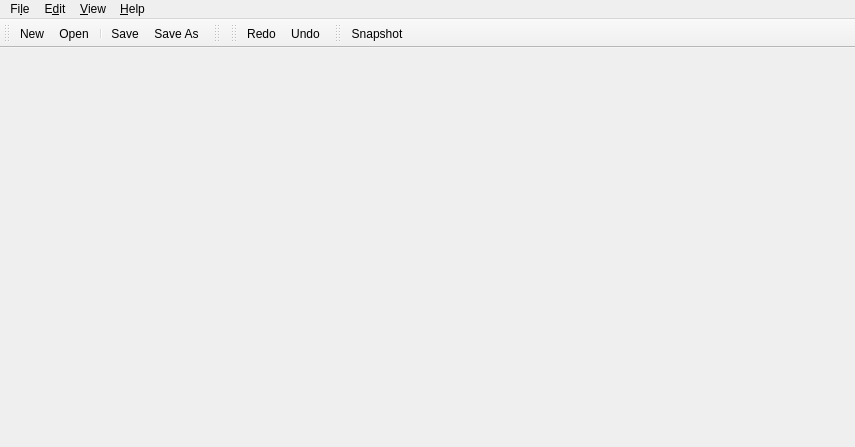
<?xml version="1.0" encoding="UTF-8"?>
<ui version="4.0">
 <class>MainWindow</class>
 <widget class="QMainWindow" name="MainWindow">
  <property name="geometry">
   <rect>
    <x>0</x>
    <y>0</y>
    <width>855</width>
    <height>447</height>
   </rect>
  </property>
  <property name="windowTitle">
   <string>Neon</string>
  </property>
  <property name="windowIcon">
   <iconset resource="../icons.qrc">
    <normaloff>:/neon/images/icons/neon-icon-v2.png</normaloff>:/neon/images/icons/neon-icon-v2.png</iconset>
  </property>
  <widget class="QWidget" name="centralwidget">
   <layout class="QHBoxLayout" name="horizontalLayout">
    <property name="margin">
     <number>0</number>
    </property>
    <item>
     <widget class="QStackedWidget" name="viewStackedWidget"/>
    </item>
   </layout>
  </widget>
  <widget class="QMenuBar" name="menubar">
   <property name="geometry">
    <rect>
     <x>0</x>
     <y>0</y>
     <width>855</width>
     <height>26</height>
    </rect>
   </property>
   <widget class="QMenu" name="menu_File">
    <property name="title">
     <string>Fi&amp;le</string>
    </property>
    <widget class="QMenu" name="menu_Open_recent">
     <property name="title">
      <string>Open &amp;recent</string>
     </property>
     <addaction name="separator"/>
     <addaction name="action_Clear"/>
    </widget>
    <addaction name="action_New"/>
    <addaction name="action_Open"/>
    <addaction name="menu_Open_recent"/>
    <addaction name="separator"/>
    <addaction name="action_Save"/>
    <addaction name="action_Save_As"/>
    <addaction name="separator"/>
    <addaction name="action_Snapshot"/>
    <addaction name="separator"/>
    <addaction name="actionPreferences"/>
    <addaction name="separator"/>
    <addaction name="action_Quit"/>
   </widget>
   <widget class="QMenu" name="menu_Edit">
    <property name="title">
     <string>E&amp;dit</string>
    </property>
    <addaction name="action_Undo"/>
    <addaction name="action_Redo"/>
   </widget>
   <widget class="QMenu" name="menu_Help">
    <property name="title">
     <string>&amp;Help</string>
    </property>
    <addaction name="action_About"/>
   </widget>
   <widget class="QMenu" name="menu_View">
    <property name="title">
     <string>&amp;View</string>
    </property>
   </widget>
   <addaction name="menu_File"/>
   <addaction name="menu_Edit"/>
   <addaction name="menu_View"/>
   <addaction name="menu_Help"/>
  </widget>
  <widget class="QStatusBar" name="statusbar">
   <property name="enabled">
    <bool>false</bool>
   </property>
   <property name="maximumSize">
    <size>
     <width>16777215</width>
     <height>0</height>
    </size>
   </property>
  </widget>
  <widget class="QToolBar" name="toolBarFile">
   <property name="windowTitle">
    <string>toolBar</string>
   </property>
   <attribute name="toolBarArea">
    <enum>TopToolBarArea</enum>
   </attribute>
   <attribute name="toolBarBreak">
    <bool>false</bool>
   </attribute>
   <addaction name="action_New"/>
   <addaction name="action_Open"/>
   <addaction name="separator"/>
   <addaction name="action_Save"/>
   <addaction name="action_Save_As"/>
  </widget>
  <widget class="QToolBar" name="toolBarView">
   <property name="windowTitle">
    <string>toolBar_2</string>
   </property>
   <attribute name="toolBarArea">
    <enum>TopToolBarArea</enum>
   </attribute>
   <attribute name="toolBarBreak">
    <bool>false</bool>
   </attribute>
  </widget>
  <widget class="QToolBar" name="toolBarEdit">
   <property name="windowTitle">
    <string>toolBar</string>
   </property>
   <attribute name="toolBarArea">
    <enum>TopToolBarArea</enum>
   </attribute>
   <attribute name="toolBarBreak">
    <bool>false</bool>
   </attribute>
   <addaction name="action_Redo"/>
   <addaction name="action_Undo"/>
  </widget>
  <widget class="QToolBar" name="toolBarDialog">
   <property name="windowTitle">
    <string>toolBar</string>
   </property>
   <attribute name="toolBarArea">
    <enum>TopToolBarArea</enum>
   </attribute>
   <attribute name="toolBarBreak">
    <bool>false</bool>
   </attribute>
   <addaction name="action_Snapshot"/>
  </widget>
  <action name="action_Open">
   <property name="icon">
    <iconset resource="../icons.qrc">
     <normaloff>:/neon/images/icons/document-open.png</normaloff>:/neon/images/icons/document-open.png</iconset>
   </property>
   <property name="text">
    <string>&amp;Open</string>
   </property>
   <property name="shortcut">
    <string>Ctrl+O</string>
   </property>
  </action>
  <action name="action_Save">
   <property name="icon">
    <iconset resource="../icons.qrc">
     <normaloff>:/neon/images/icons/document-save.png</normaloff>:/neon/images/icons/document-save.png</iconset>
   </property>
   <property name="text">
    <string>&amp;Save</string>
   </property>
   <property name="shortcut">
    <string>Ctrl+S</string>
   </property>
  </action>
  <action name="action_Clear">
   <property name="text">
    <string>&amp;Clear</string>
   </property>
  </action>
  <action name="action_Quit">
   <property name="icon">
    <iconset resource="../icons.qrc">
     <normaloff>:/neon/images/icons/application-exit.png</normaloff>:/neon/images/icons/application-exit.png</iconset>
   </property>
   <property name="text">
    <string>&amp;Quit</string>
   </property>
   <property name="shortcut">
    <string>Ctrl+Q</string>
   </property>
  </action>
  <action name="action_Snapshot">
   <property name="icon">
    <iconset resource="../icons.qrc">
     <normaloff>:/neon/images/icons/devices-camera-photo-icon.png</normaloff>:/neon/images/icons/devices-camera-photo-icon.png</iconset>
   </property>
   <property name="text">
    <string>Sna&amp;pshot</string>
   </property>
   <property name="shortcut">
    <string>Ctrl+P</string>
   </property>
  </action>
  <action name="action_Undo">
   <property name="icon">
    <iconset resource="../icons.qrc">
     <normaloff>:/neon/images/icons/edit-undo.png</normaloff>:/neon/images/icons/edit-undo.png</iconset>
   </property>
   <property name="text">
    <string>&amp;Undo</string>
   </property>
   <property name="shortcut">
    <string>Ctrl+Z</string>
   </property>
  </action>
  <action name="action_Redo">
   <property name="icon">
    <iconset resource="../icons.qrc">
     <normaloff>:/neon/images/icons/edit-redo.png</normaloff>:/neon/images/icons/edit-redo.png</iconset>
   </property>
   <property name="text">
    <string>&amp;Redo</string>
   </property>
   <property name="shortcut">
    <string>Ctrl+Shift+Z</string>
   </property>
  </action>
  <action name="action_About">
   <property name="icon">
    <iconset resource="../icons.qrc">
     <normaloff>:/neon/images/icons/help-about.png</normaloff>:/neon/images/icons/help-about.png</iconset>
   </property>
   <property name="text">
    <string>&amp;About</string>
   </property>
  </action>
  <action name="action_RegionEditor">
   <property name="checkable">
    <bool>true</bool>
   </property>
   <property name="checked">
    <bool>true</bool>
   </property>
   <property name="text">
    <string>Region Editor</string>
   </property>
  </action>
  <action name="action_ModelSourcesEditor">
   <property name="checkable">
    <bool>true</bool>
   </property>
   <property name="checked">
    <bool>true</bool>
   </property>
   <property name="text">
    <string>Model Sources Editor</string>
   </property>
  </action>
  <action name="action_SceneEditor">
   <property name="checkable">
    <bool>true</bool>
   </property>
   <property name="checked">
    <bool>true</bool>
   </property>
   <property name="text">
    <string>Scene Editor</string>
   </property>
  </action>
  <action name="action_Save_As">
   <property name="icon">
    <iconset resource="../icons.qrc">
     <normaloff>:/neon/images/icons/document-save-as.png</normaloff>:/neon/images/icons/document-save-as.png</iconset>
   </property>
   <property name="text">
    <string>Save &amp;As</string>
   </property>
  </action>
  <action name="action_SpectrumEditor">
   <property name="checkable">
    <bool>true</bool>
   </property>
   <property name="checked">
    <bool>true</bool>
   </property>
   <property name="text">
    <string>Spectrum Editor</string>
   </property>
  </action>
  <action name="action_New">
   <property name="icon">
    <iconset resource="../icons.qrc">
     <normaloff>:/neon/images/icons/document-new-icon.png</normaloff>:/neon/images/icons/document-new-icon.png</iconset>
   </property>
   <property name="text">
    <string>&amp;New</string>
   </property>
  </action>
  <action name="actionPreferences">
   <property name="icon">
    <iconset resource="../icons.qrc">
     <normaloff>:/neon/images/icons/applications-system-icon.png</normaloff>:/neon/images/icons/applications-system-icon.png</iconset>
   </property>
   <property name="text">
    <string>Pr&amp;eferences</string>
   </property>
  </action>
 </widget>
 <resources>
  <include location="../icons.qrc"/>
 </resources>
 <connections/>
</ui>
